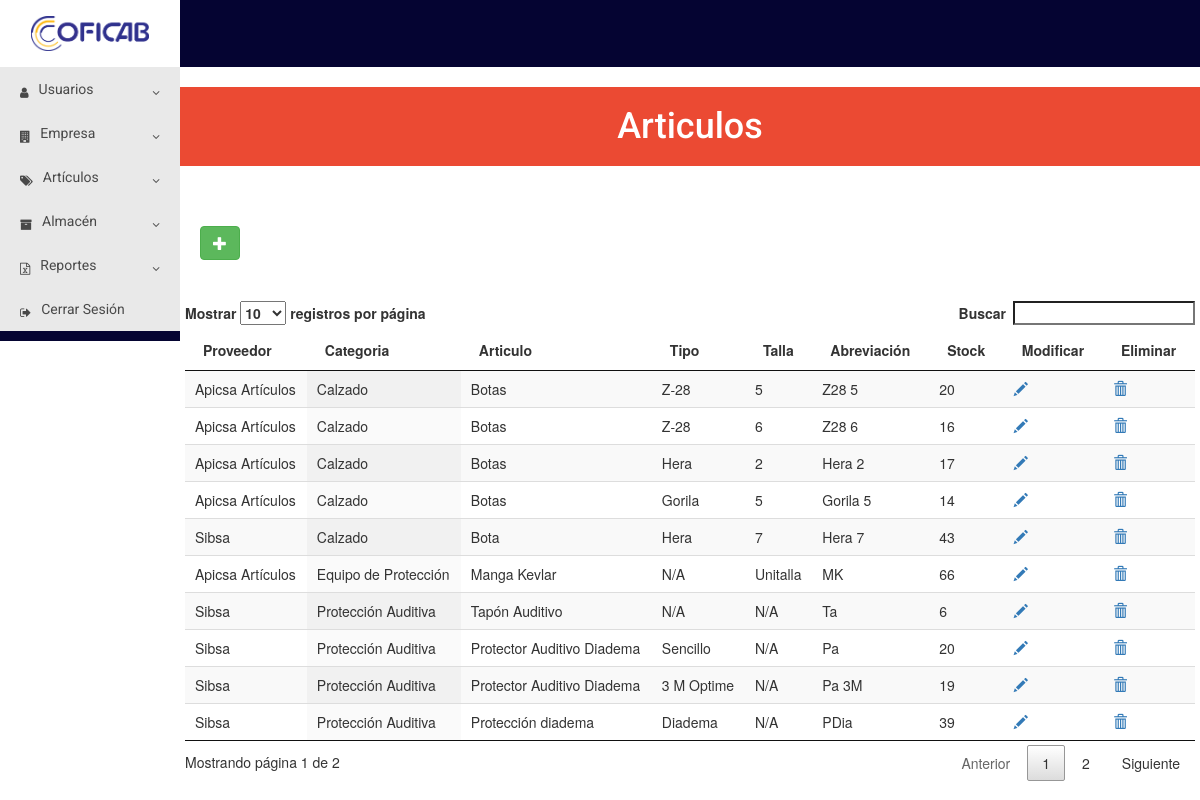
/vista/supuser/articulos/articulos.php (signed in), run on the app's committed database.
### tables this page shows
CREATE TABLE `articulo` (
  `id_articulo` int(11) NOT NULL,
  `id_proveedor` int(11) NOT NULL,
  `id_categoria` int(11) NOT NULL,
  `articulo` varchar(100) NOT NULL,
  `tipo` varchar(100) NOT NULL,
  `talla` varchar(30) NOT NULL,
  `abreviacion` varchar(15) NOT NULL,
  `stock` int(11) NOT NULL,
  `id_usuario` int(11) NOT NULL
);

CREATE TABLE `proveedores` (
  `id_proveedor` int(11) NOT NULL,
  `empresa` varchar(100) NOT NULL,
  `direccion` varchar(150) NOT NULL,
  `contacto` varchar(50) NOT NULL,
  `telefono` varchar(10) NOT NULL,
  `celular` varchar(10) NOT NULL,
  `correo` varchar(50) NOT NULL
);

CREATE TABLE `categoria` (
  `id_categoria` int(11) NOT NULL,
  `categoria` varchar(50) NOT NULL
);

### vista/supuser/articulos/articulos.php (the view, shortened to what this page needs)
<?php
	include("../../../modelo/conexion.php");
	$where = "";
	$tabla="SELECT id_articulo, empresa, categoria, articulo, tipo, talla, abreviacion, stock FROM articulo, proveedores, categoria WHERE $where articulo.id_proveedor = proveedores.id_proveedor AND articulo.id_categoria = categoria.id_categoria";
	$resultado = $conexion->query($tabla);
?>
<!DOCTYPE html>
<html>
<head>
	<link href="https://maxcdn.bootstrapcdn.com/font-awesome/4.5.0/css/font-awesome.min.css" rel="stylesheet">
	<link rel="stylesheet" href="../../../css/menu.css">
	<link rel="stylesheet" href="https://maxcdn.bootstrapcdn.com/bootstrap/3.3.7/css/bootstrap.min.css">
  	<link rel="stylesheet" href="../../../css/jquery.dataTables.min.css">
</head>
<body>
	<div class="contenedor">
	<nav class="bar-horizon">
			<div class="logocoficab">
				<a href="../menu.php"><img src="../../../img/coficab.png" alt="20px"></a>
			</div>
		</nav>
		<div class="contenedor-menu">
			<ul class="menu">
				<li><a href=""><i class="icono izquierda fa fa-user" aria-hidden="true"></i>Usuarios<i class="icono derecha fa fa-angle-down" aria-hidden="true"></i></a>
				</li>
				<li><a href=""><i class="icono izquierda fa fa-building" aria-hidden="true"></i>Empresa<i class="icono derecha fa fa-angle-down" aria-hidden="true"></i></a>
				</li>
				<li><a href=""><i class="icono izquierda fa fa-tags" aria-hidden="true"></i>Artículos<i class="icono derecha fa fa-angle-down" aria-hidden="true"></i></a>
				</li>
				<li><a href=""><i class="icono izquierda fa fa-archive" aria-hidden="true"></i>Almacén<i class="icono derecha fa fa-angle-down" aria-hidden="true"></i></a>
				</li>
				<li><a href=""><i class="icono izquierda fa fa-file-excel-o" aria-hidden="true"></i>Reportes<i class="icono derecha fa fa-angle-down" aria-hidden="true"></i></a>
				</li>
				<li><a href="../../../cerrarsesion.php"><i class="icono izquierda fa fa-sign-out" aria-hidden="true"></i>Cerrar Sesión</a></li>
			</ul>
		</div>
		<div class="contenido">
			<header>
				<h1>Articulos</h1>
			</header>
			<section class="main">
			<div class="botones">
					<a class='btn btn-success' value="registrar" data-toggle="modal" href="#Registro"><span class="glyphicon glyphicon-plus"></span></a>
			</div><br>
	<div class="row table-responsive">
		<table class="display" id="mitabla">
			<thead>
				<tr>
					<th>Proveedor</th>
					<th>Categoria</th>
					<th>Articulo</th>
					<th>Tipo</th>
					<th>Talla</th>
					<th>Abreviación</th>
					<th>Stock</th>
					<th>Modificar</th>
					<th>Eliminar</th>
				</tr>
			</thead>
			<tbody>
				<?php
					while($row= $resultado->fetch_assoc()){
					?>
					<tr>
						<td><?php echo $row['empresa']; ?></td>
						<td><?php echo $row['categoria']; ?></td>
						<td><?php echo $row['articulo']; ?></td>
						<td><?php echo $row['tipo']; ?></td>
						<td><?php echo $row['talla']; ?></td>
						<td><?php echo $row['abreviacion']; ?></td>
						<td><?php echo $row['stock']; ?></td>
						<td><a name="Modificar" id="<?php echo $row['id_articulo']; ?>" class="edit_data" title="Modificar Información"><span class="glyphicon glyphicon-pencil"></span></a></td>
						<td><a class="delete_data" href="#" data-href="../../../controlador/supuser/articulos/eliminar.php?id_articulo=<?php echo $row['id_articulo']; ?>" data-toggle="modal" data-target="#confirm-delete" title="Eliminar Registro"><span class="glyphicon glyphicon-trash"></span></a></td>
					</tr>
					<?php
					}
				?>
			</tbody>
		</table>
	</div>
</body>
</html>

### css/menu.css (style rules this page uses)
* { margin: 0; padding: 0; -webkit-box-sizing: border-box; -moz-box-sizing: border-box; box-sizing: border-box; }
html { width: 100%; max-width: 100%; }
body { background: #0b2027; font-family: 'Roboto', sans-serif; line-height: 18px; width: 100%; max-width: 100%; height: 100%; max-height: 100%; }
.contenedor { background: #fff; width: 100%; max-width: 100%; height: 100%; max-height: 100%; margin: 0 auto; overflow: hidden; }
.bar-horizon { background: #050432; width: 100%; max-width: 100%; height: 10%; max-height: 100%; }
.logocoficab { background: #fff; width: 15%; padding: .5%; }
.logocoficab img { margin:10px auto; display:block; width: 70%; align-content: center; position: relative; }
.contenedor-menu { background: #050432; width: 15%; max-width: 100%; height: 100%; max-height: 100%; margin: 0; float: left; box-sizing: border-box; display: inline-block; font-family: 'Roboto', sans-serif; line-height: 10px; }
a { text-decoration: none; color: #fff; }
.contenedor-menu .menu { list-style: none; }
.contenedor-menu .menu a { color: #494949; display: block; padding: 17px 20px; background: #e9e9e9; }
.contenedor-menu .menu .icono { font-size: 12px; line-height: 18px; }
.contenedor-menu .menu .icono.izquierda { float: left; margin-right: 10px; }
.contenedor-menu .menu .icono.derecha { float: right; margin-left: 10px; }
header { background: #EB4A33; margin: 20px 0; }
header h1 { color: #fff; font-family: 'Roboto', sans-serif; padding: 20px 0; text-align: center; }
.botones { margin: auto; margin: 20px 0; height: 35px; }
.main { width: 85%; padding: 20px; box-sizing: border-box; float: left; }

### data on the page
articulo: id_proveedor.empresa "Apicsa Artículos", id_categoria.categoria "Calzado", articulo "Botas", tipo "Z-28", talla "5", abreviacion "Z28 5", stock "20"
articulo: id_proveedor.empresa "Apicsa Artículos", id_categoria.categoria "Calzado", articulo "Botas", tipo "Z-28", talla "6", abreviacion "Z28 6", stock "16"
articulo: id_proveedor.empresa "Sibsa", id_categoria.categoria "Protección Auditiva", articulo "Tapón Auditivo", tipo "N/A", talla "N/A", abreviacion "Ta", stock "6"
articulo: id_proveedor.empresa "Sibsa", id_categoria.categoria "Protección Auditiva", articulo "Protector Auditivo Diadema", tipo "Sencillo", talla "N/A", abreviacion "Pa", stock "20"
articulo: id_proveedor.empresa "Sibsa", id_categoria.categoria "Protección Auditiva", articulo "Protector Auditivo Diadema", tipo "3 M Optime", talla "N/A", abreviacion "Pa 3M", stock "19"
articulo: id_proveedor.empresa "Apicsa Artículos", id_categoria.categoria "Equipo de Protección", articulo "Manga Kevlar", tipo "N/A", talla "Unitalla", abreviacion "MK", stock "66"
articulo: id_proveedor.empresa "Apicsa Artículos", id_categoria.categoria "Calzado", articulo "Botas", tipo "Hera", talla "2", abreviacion "Hera 2", stock "17"
articulo: id_proveedor.empresa "Apicsa Artículos", id_categoria.categoria "Calzado", articulo "Botas", tipo "Gorila", talla "5", abreviacion "Gorila 5", stock "14"
articulo: id_proveedor.empresa "Sibsa", id_categoria.categoria "Calzado", articulo "Bota", tipo "Hera", talla "7", abreviacion "Hera 7", stock "43"
articulo: id_proveedor.empresa "Sibsa", id_categoria.categoria "Protección Auditiva", articulo "Protección diadema", tipo "Diadema", talla "N/A", abreviacion "PDia", stock "39"
